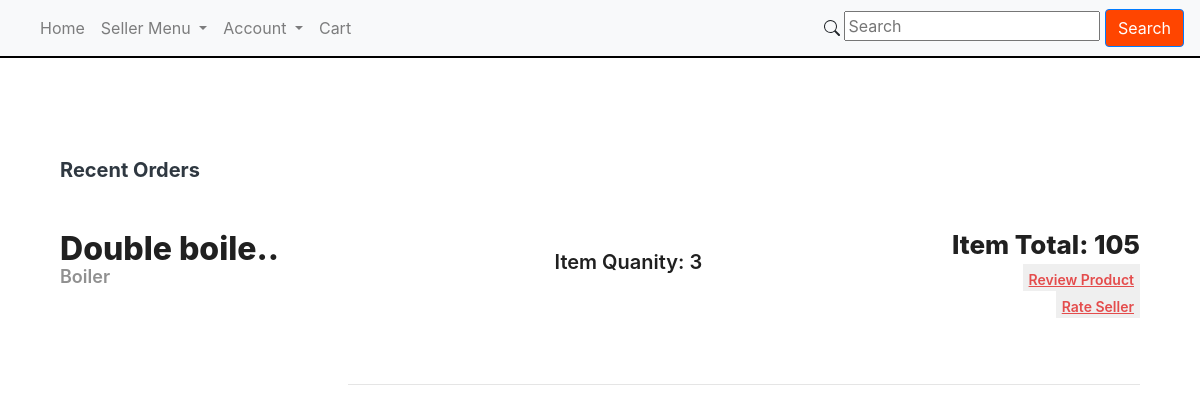
/checkoutfinish (signed in), run on the app's committed database.
### tables this page shows
CREATE TABLE Product_Listings(seller_email TEXT NOT NULL, listing_id INTEGER NOT NULL, category TEXT NOT NULL, title TEXT NOT NULL, product_name TEXT NOT NULL, product_description TEXT NOT NULL, price REAL NOT NULL, quanity INT NOT NULL, active INT NOT NULL, posted TEXT NOT NULL, ended TEXT, PRIMARY KEY (seller_email, listing_id) FOREIGN KEY (seller_email) REFERENCES Sellers (email), FOREIGN KEY (category) REFERENCES Categories (category_name) );

CREATE TABLE Orders(transaction_id INTEGER NOT NULL PRIMARY KEY AUTOINCREMENT, seller_email TEXT NOT NULL, listing_id INT NOT NULL, buyer_email TEXT NOT NULL, date TEXT NOT NULL, quanity INT NOT NULL, payment INT NOT NULL, cart INT NOT NULL, cancelled INT NOT NULL, FOREIGN KEY (seller_email) REFERENCES Sellers (email), FOREIGN KEY (buyer_email) REFERENCES Buyers (email), FOREIGN KEY (listing_id) REFERENCES Product_Listings (listing_id), FOREIGN KEY (payment) REFERENCES Credit_Cards (credit_card_num) );

### app.py (the view)
@app.route('/checkoutfinish', methods=['GET', 'POST'])
def checkoutfinish():
    if session.returnIsBuyer() == 0:
        return redirect('/')
    checkoutCart_request()
    orders = finishedOrders_request()
    return render_template('orders.html', orders=orders) #cart = 0, cancelled = 0

### app.py (called while the page is built)
def checkoutCart_request():
    connection = sql.connect('database.db')
    connection.execute('UPDATE Orders SET cart = 0, cancelled = 0 WHERE Orders.buyer_email = ''?'' AND Orders.cart = 1;', (session.returnUserID(), ))
    connection.commit()
    connection.close()

def finishedOrders_request():
    connection = sql.connect('database.db')
    cursor = connection.execute('SELECT * FROM Orders INNER JOIN Product_Listings ON Orders.buyer_email = ''?'' AND Orders.cart = 0 AND Orders.cancelled = 0 AND Orders.listing_id = Product_Listings.listing_id AND Product_Listings.seller_email = Orders.seller_email;', (session.returnUserID(), ))
    return cursor.fetchall()

### session.py (called while the page is built)
    def returnUserID(self):
        return self.userID

    def returnIsSeller(self):
        return self.isSeller

    def returnIsBuyer(self):
        return self.isBuyer

### templates/orders.html (shortened to what this page needs)
<!DOCTYPE html>
<html lang="en" dir="ltr">
    <head>
        <link rel="stylesheet" href="https://stackpath.bootstrapcdn.com/bootstrap/4.4.1/css/bootstrap.min.css"
>
        <link rel="stylesheet" type="text/css" href="{{ url_for('static', filename='css/styles.css') }}" />
        <link rel="stylesheet" href="https://cdnjs.cloudflare.com/ajax/libs/bootstrap/4.5.3/css/bootstrap.min.css" />
    </head>
	<body class="cartbody">
		<nav class="navbar navbar-expand-lg navbar-light bg-light">
		  	<div class="collapse navbar-collapse" id="navbarSupportedContent">
		    	<ul class="navbar-nav mr-auto">
             	{% for item in navbar %}
				{% if item.sublinks %}
			      	<li class="nav-item dropdown">
			        	<a class="nav-link dropdown-toggle" href="#" id="navbarDropdown" role="button" data-toggle="dropdown" aria-haspopup="true" aria-expanded="false">
				          	{{item.text}}
			        	</a>
			      	</li>
			  		{% elif item.url %}
			      	<li class="nav-item">
			        	<a class="nav-link" href="{{item.url}}">{{item.text}}</a>
			      	</li>
		      		{% endif %}
		      		{% endfor %}
		      	</ul>
		  	</div>
		  	<form action="/search" method="POST">
				  <input type="text" name="search" placeholder="Search">
				<button type="submit" class="btn btn-primary" style="background-color: orangered;">Search</button>
			</form>
		</nav>
		<div style="margin: 0px; padding: 0px; background-color: black; color: black; height: 2px !important; width: 100% important;"></div>
		<div class="cart-container">
			<div class="cart-header">
				<h3 class="cart-heading">Recent Orders</h3>
			</div>
			{% for item in orders %}
			<div class="cart-items">
				<div class="cart-about">
					{% set title = item[13] %}
					<h1 class="cart-title">{{ title[0:12] }}..</h1>
					<h3 class="cart-subtitle">{{ item[14] }}</h3>
				</div>
				<div class="cart-counter">
					<div class="cart-count">Item Quanity: {{ item[5] }}</div>
				</div>
				<div class="cart-prices">
					<div class="cart-amount">Item Total: {{ item[6] }}</div>
					<form action="/reviewproduct" method="POST">
						<button type="submit" href="/reviewproduct" class="cart-remove" style="border: 0px !important;"><u>Review Product</u></button>
					</form>
					<form action="/rateseller" method="POST">
						<button type="submit" href="/rateseller" class="cart-remove" style="border: 0px !important;"><u>Rate Seller</u></button>
					</form>
				  </div>
			</div>
			{% endfor %}
		<hr>
    </body>
</html>

### static/css/styles.css (style rules this page uses)
.cart-container { margin-top: 100px; width: 100%; background-color: #ffffff; }
.cart-header { margin: auto; padding-bottom: 15px; width: 90%; height: 15%; display: flex; justify-content: space-between; align-items: center; }
.cart-heading { font-size: 20px; font-weight: 700; color: #2F3841; }
.cart-remove { padding-top: 5px; font-size: 14px; font-weight: 600; color: #E44C4C; cursor: pointer; }
.cart-items { margin: auto; width: 90%; height: 30%; display: flex; justify-content: space-between; margin-bottom: 50px; align-items: center; }
.cart-about { height: 100%; width: 24%; }
.cart-title { padding-top: 10px; line-height: 10px; font-size: 32px; font-weight: 800; color: #202020; }
.cart-subtitle { padding-top: 10px; line-height: 10px; font-size: 18px; font-weight: 600; color: #909090; }
.cart-counter { width: 15%; display: flex; justify-content: space-between; align-items: center; }
.cart-count { font-size: 20px; font-weight: 600; color: #202020; }
.cart-prices { height: 100%; text-align: right; }
.cart-amount { padding-top: 20px; font-size: 26px; font-weight: 800; color: #202020; }
hr { width: 66%; float: right; margin-top: 50px; margin-right: 5%; }

### data on the page
Orders: product_description "Boiler", quanity "3", payment "105"
Product_Listings: product_name "Double boile"

### other printed values
{{ item.text }} "Home" "Cart"
{{ item.text }} "Seller Menu" "Account"
